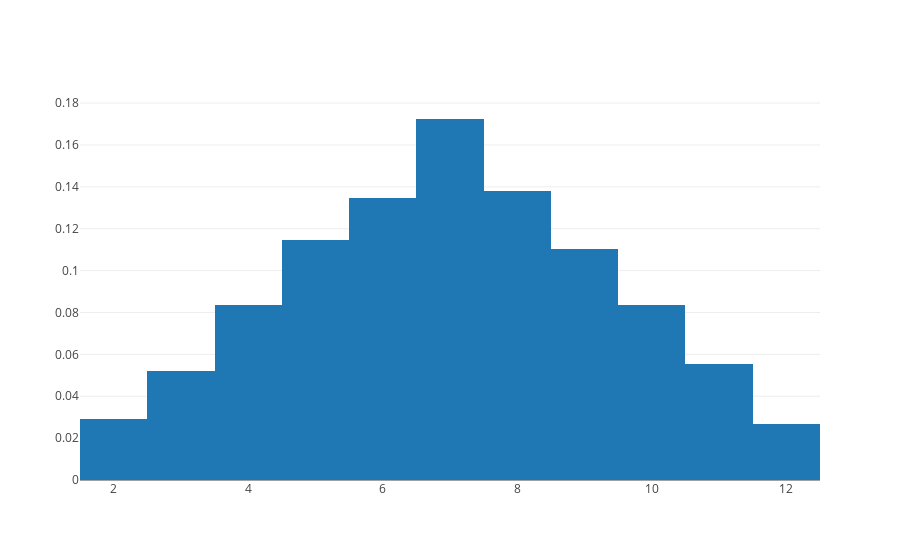

Source (notebook cell):
### Markdown cell above
Roll two dice

### Code cell
all_rolls=[]
for i in range(10000):
    roll_1 = np.random.choice(dice_rolls)
    roll_2 = np.random.choice(dice_rolls)
    all_rolls.append(roll_1+roll_2)

data = [go.Histogram(x=all_rolls, histnorm='probability')]
iplot(data)

### Figure 1 — Plotly figure (JSON) as saved in the notebook; plotly's stock layout.template omitted (floating-point values rounded to 4 significant figures; data arrays with more than 128 entries replaced by an {"elided": "..."} marker saying what was removed)
{"data": [{"histnorm": "probability", "type": "histogram", "uid": "fc007588-c1ef-11e8-92f4-f0189801d286", "x": {"elided": "10000 int values"}}], "layout": {}}
